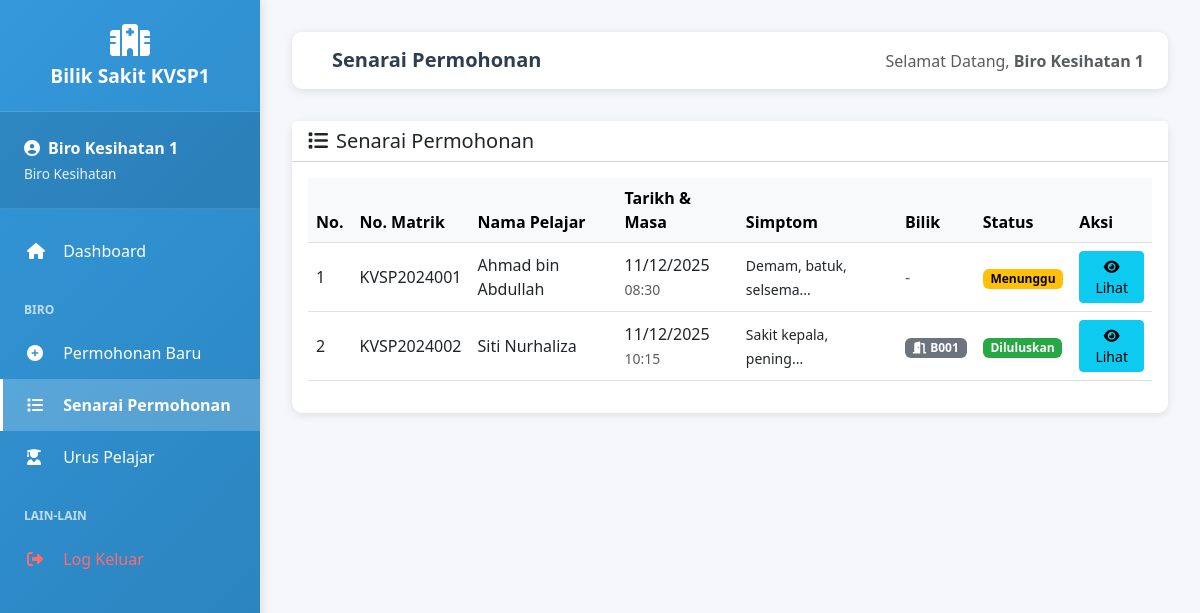
The page /senarai_permohonan.php (signed in) on the database its author committed.
### tables this page shows
CREATE TABLE IF NOT EXISTS permohonan (
    id INT AUTO_INCREMENT PRIMARY KEY,
    pelajar_id INT NOT NULL,
    biro_id INT NOT NULL,
    petugas_id INT NULL,
    bilik_id INT NULL,
    tarikh_sakit DATE NOT NULL,
    masa_sakit TIME NOT NULL,
    simptom TEXT NOT NULL,
    catatan TEXT,
    
     
    dokumen_sokongan VARCHAR(255) NULL,
    gambar_camera VARCHAR(255) NULL,
    
    status ENUM('menunggu', 'diluluskan', 'ditolak') DEFAULT 'menunggu',
    tarikh_diluluskan DATETIME NULL,
    tarikh_ditolak DATETIME NULL,
    catatan_petugas TEXT,
    created_at TIMESTAMP DEFAULT CURRENT_TIMESTAMP,
    updated_at TIMESTAMP DEFAULT CURRENT_TIMESTAMP ON UPDATE CURRENT_TIMESTAMP,
    
     
    FOREIGN KEY (pelajar_id) REFERENCES pelajar(id) ON DELETE CASCADE,
    FOREIGN KEY (biro_id) REFERENCES users(id) ON DELETE CASCADE,
    FOREIGN KEY (petugas_id) REFERENCES users(id) ON DELETE SET NULL,
    FOREIGN KEY (bilik_id) REFERENCES bilik(id) ON DELETE SET NULL,
    
     
    INDEX idx_status (status),
    INDEX idx_pelajar_id (pelajar_id),
    INDEX idx_created_at (created_at)
);

CREATE TABLE IF NOT EXISTS pelajar (
    id INT AUTO_INCREMENT PRIMARY KEY,
    no_matrik VARCHAR(20) NOT NULL UNIQUE,
    nama VARCHAR(100) NOT NULL,
    kelas VARCHAR(50),
    program VARCHAR(100),
    kursus VARCHAR(100),
    no_telefon VARCHAR(20),
    alamat TEXT,
    created_at TIMESTAMP DEFAULT CURRENT_TIMESTAMP
);

CREATE TABLE IF NOT EXISTS bilik (
    id INT AUTO_INCREMENT PRIMARY KEY,
    no_bilik VARCHAR(10) NOT NULL UNIQUE,
    nama_bilik VARCHAR(50),
    kapasiti INT DEFAULT 1,
    status ENUM('tersedia', 'digunakan', 'pembersihan', 'rosak') DEFAULT 'tersedia',
    created_at TIMESTAMP DEFAULT CURRENT_TIMESTAMP,
    updated_at TIMESTAMP DEFAULT CURRENT_TIMESTAMP ON UPDATE CURRENT_TIMESTAMP
);

### senarai_permohonan.php (the view, shortened to what this page needs)
<?php
require_once 'config.php';
$query = "SELECT p.*, pl.nama as nama_pelajar, pl.no_matrik, pl.kelas, pl.no_telefon, pl.alamat,
                 b.no_bilik, b.nama_bilik
          FROM permohonan p
          JOIN pelajar pl ON p.pelajar_id = pl.id
          LEFT JOIN bilik b ON p.bilik_id = b.id
          WHERE p.biro_id = " . $_SESSION['user_id'] . "
          ORDER BY p.created_at DESC";
$result = mysqli_query($conn, $query);
include 'header.php';
?>
<div class="card">
    <div class="card-header bg-white">
        <h5 class="mb-0"><i class="fas fa-list me-2"></i>Senarai Permohonan</h5>
    </div>
    <div class="card-body">
        <div class="table-responsive">
            <table class="table table-hover align-middle">
                <thead class="table-light">
                    <tr>
                        <th>No.</th>
                        <th>No. Matrik</th>
                        <th>Nama Pelajar</th>
                        <th>Tarikh & Masa</th>
                        <th>Simptom</th>
                        <th>Bilik</th>
                        <th>Status</th>
                        <th>Aksi</th>
                    </tr>
                </thead>
                <tbody>
                    <?php
                    $no = 1;
                    while ($row = mysqli_fetch_assoc($result)):
                        $status_class = 'badge-' . $row['status'];
                        $status_text = ucfirst($row['status']);
                    ?>
                        <tr>
                            <td><?php echo $no++; ?></td>
                            <td><?php echo htmlspecialchars($row['no_matrik']); ?></td>
                            <td><?php echo htmlspecialchars($row['nama_pelajar']); ?></td>
                            <td>
                                <?php echo date('d/m/Y', strtotime($row['tarikh_sakit'])); ?><br>
                                <small class="text-muted"><?php echo date('H:i', strtotime($row['masa_sakit'])); ?></small>
                            </td>
                            <td>
                                <small><?php echo htmlspecialchars(substr($row['simptom'], 0, 50)); ?>...</small>
                            </td>
                            <td>
                                <?php if ($row['no_bilik']): ?>
                                    <span class="badge bg-secondary">
                                        <i class="fas fa-door-open me-1"></i><?php echo htmlspecialchars($row['no_bilik']); ?>
                                    </span>
                                <?php else: ?>
                                    <span class="text-muted">-</span>
                                <?php endif; ?>
                            </td>
                            <td>
                                <span class="badge <?php echo $status_class; ?>">
                                    <?php echo $status_text; ?>
                                </span>
                            </td>
                            <td>
                                <button type="button" class="btn btn-sm btn-info btn-detail"
                                        data-id="<?php echo $row['id']; ?>"
                                        data-no-matrik="<?php echo htmlspecialchars($row['no_matrik'], ENT_QUOTES); ?>"
                                        data-nama="<?php echo htmlspecialchars($row['nama_pelajar'], ENT_QUOTES); ?>"
                                        data-kelas="<?php echo htmlspecialchars($row['kelas'] ?? '', ENT_QUOTES); ?>"
                                        data-telefon="<?php echo htmlspecialchars($row['no_telefon'] ?? '', ENT_QUOTES); ?>"
                                        data-alamat="<?php echo htmlspecialchars($row['alamat'] ?? '', ENT_QUOTES); ?>"
                                        data-tarikh-sakit="<?php echo $row['tarikh_sakit']; ?>"
                                        data-masa-sakit="<?php echo $row['masa_sakit']; ?>"
                                        data-simptom="<?php echo htmlspecialchars($row['simptom'], ENT_QUOTES); ?>"
                                        data-catatan="<?php echo htmlspecialchars($row['catatan'] ?? '', ENT_QUOTES); ?>"
                                        data-no-bilik="<?php echo htmlspecialchars($row['no_bilik'] ?? '', ENT_QUOTES); ?>"
                                        data-nama-bilik="<?php echo htmlspecialchars($row['nama_bilik'] ?? '', ENT_QUOTES); ?>"
                                        data-status="<?php echo $row['status']; ?>"
                                        data-created="<?php echo $row['created_at']; ?>"
                                        data-approved="<?php echo $row['tarikh_diluluskan'] ?? ''; ?>">
                                    <i class="fas fa-eye"></i> Lihat
                                </button>
                            </td>
                        </tr>
                    <?php endwhile; ?>
                </tbody>
            </table>
        </div>
    </div>
</div>
<?php include 'footer.php'; ?>

### header.php (style rules this page uses)
* { margin: 0; padding: 0; box-sizing: border-box; }
body { font-family: 'Segoe UI', Tahoma, Geneva, Verdana, sans-serif; background-color: #f5f7fa; overflow-x: hidden; }
.card { border: none; border-radius: 10px; box-shadow: 0 2px 10px rgba(0,0,0,0.1); transition: transform 0.3s; }
.badge-menunggu { background-color: #ffc107; color: #000; }
.badge-diluluskan { background-color: #28a745; }

### rows shown on the page
permohonan: pelajar.no_matrik "KVSP2024001", pelajar.nama "Ahmad bin Abdullah", tarikh_sakit "11/12/2025", masa_sakit "08:30", simptom "Demam, batuk, selsema", status "Menunggu"
permohonan: pelajar.no_matrik "KVSP2024002", pelajar.nama "Siti Nurhaliza", tarikh_sakit "11/12/2025", masa_sakit "10:15", simptom "Sakit kepala, pening", bilik.no_bilik "B001", status "Diluluskan"

### other values the page prints
$_SESSION['nama'] "Biro Kesihatan 1"
$page_title "Senarai Permohonan"
